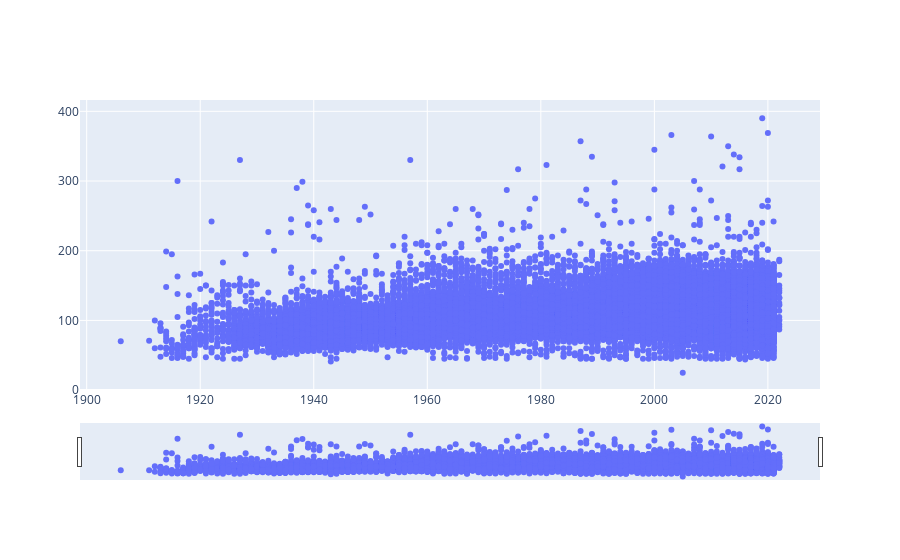

Source (notebook cell):
### Code cell
import plotly.graph_objects as px
import plotly.express as go

x = film_years['startYear']
y = film_years['runtimeMinutes']

plot = px.Figure(data=[px.Scatter(
    x=x,
    y=y,
    mode='markers',)
])

plot.update_layout(
    xaxis=dict(
        rangeselector=dict(
            buttons=list([
                dict(count=1,
                step="year",
                stepmode="backward"),
            ])
        ),
        rangeslider=dict(
            visible=True
        ),
    )
)

plot.show()

### Figure 1 — Plotly figure (JSON) as saved in the notebook; plotly's stock layout.template omitted (floating-point values rounded to 4 significant figures; data arrays with more than 128 entries replaced by an {"elided": "..."} marker saying what was removed)
{"data": [{"mode": "markers", "type": "scatter", "x": {"elided": "52490 int values"}, "y": {"elided": "52490 int values"}}], "layout": {"xaxis": {"rangeselector": {"buttons": [{"count": 1, "step": "year", "stepmode": "backward"}]}, "rangeslider": {"visible": true}}}}
